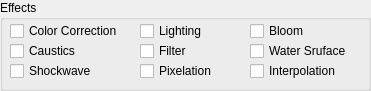
       <widget class="QGroupBox" name="groupBox_Effects">
        <property name="geometry">
         <rect>
          <x>10</x>
          <y>550</y>
          <width>371</width>
          <height>91</height>
         </rect>
        </property>
        <property name="title">
         <string>Effects</string>
        </property>
        <widget class="QCheckBox" name="checkBox_ColorCorrection">
         <property name="geometry">
          <rect>
           <x>10</x>
           <y>20</y>
           <width>111</width>
           <height>22</height>
          </rect>
         </property>
         <property name="text">
          <string>Color Correction</string>
         </property>
        </widget>
        <widget class="QCheckBox" name="checkBox_Caustics">
         <property name="geometry">
          <rect>
           <x>10</x>
           <y>40</y>
           <width>111</width>
           <height>22</height>
          </rect>
         </property>
         <property name="text">
          <string>Caustics</string>
         </property>
        </widget>
        <widget class="QCheckBox" name="checkBox_Shockwave">
         <property name="geometry">
          <rect>
           <x>10</x>
           <y>60</y>
           <width>111</width>
           <height>22</height>
          </rect>
         </property>
         <property name="text">
          <string>Shockwave</string>
         </property>
        </widget>
        <widget class="QCheckBox" name="checkBox_Lighting">
         <property name="geometry">
          <rect>
           <x>140</x>
           <y>20</y>
           <width>101</width>
           <height>22</height>
          </rect>
         </property>
         <property name="text">
          <string>Lighting</string>
         </property>
        </widget>
        <widget class="QCheckBox" name="checkBox_EffectsFilter">
         <property name="geometry">
          <rect>
           <x>140</x>
           <y>40</y>
           <width>101</width>
           <height>22</height>
          </rect>
         </property>
         <property name="text">
          <string>Filter</string>
         </property>
        </widget>
        <widget class="QCheckBox" name="checkBox_Pixelation">
         <property name="geometry">
          <rect>
           <x>140</x>
           <y>60</y>
           <width>101</width>
           <height>22</height>
          </rect>
         </property>
         <property name="text">
          <string>Pixelation</string>
         </property>
        </widget>
        <widget class="QCheckBox" name="checkBox_Bloom">
         <property name="geometry">
          <rect>
           <x>250</x>
           <y>20</y>
           <width>111</width>
           <height>22</height>
          </rect>
         </property>
         <property name="text">
          <string>Bloom</string>
         </property>
        </widget>
        <widget class="QCheckBox" name="checkBox_WaterSurface">
         <property name="geometry">
          <rect>
           <x>250</x>
           <y>40</y>
           <width>111</width>
           <height>22</height>
          </rect>
         </property>
         <property name="text">
          <string>Water Sruface</string>
         </property>
        </widget>
        <widget class="QCheckBox" name="checkBox_Interpolation">
         <property name="geometry">
          <rect>
           <x>250</x>
           <y>60</y>
           <width>111</width>
           <height>22</height>
          </rect>
         </property>
         <property name="text">
          <string>Interpolation</string>
         </property>
        </widget>
       </widget>
